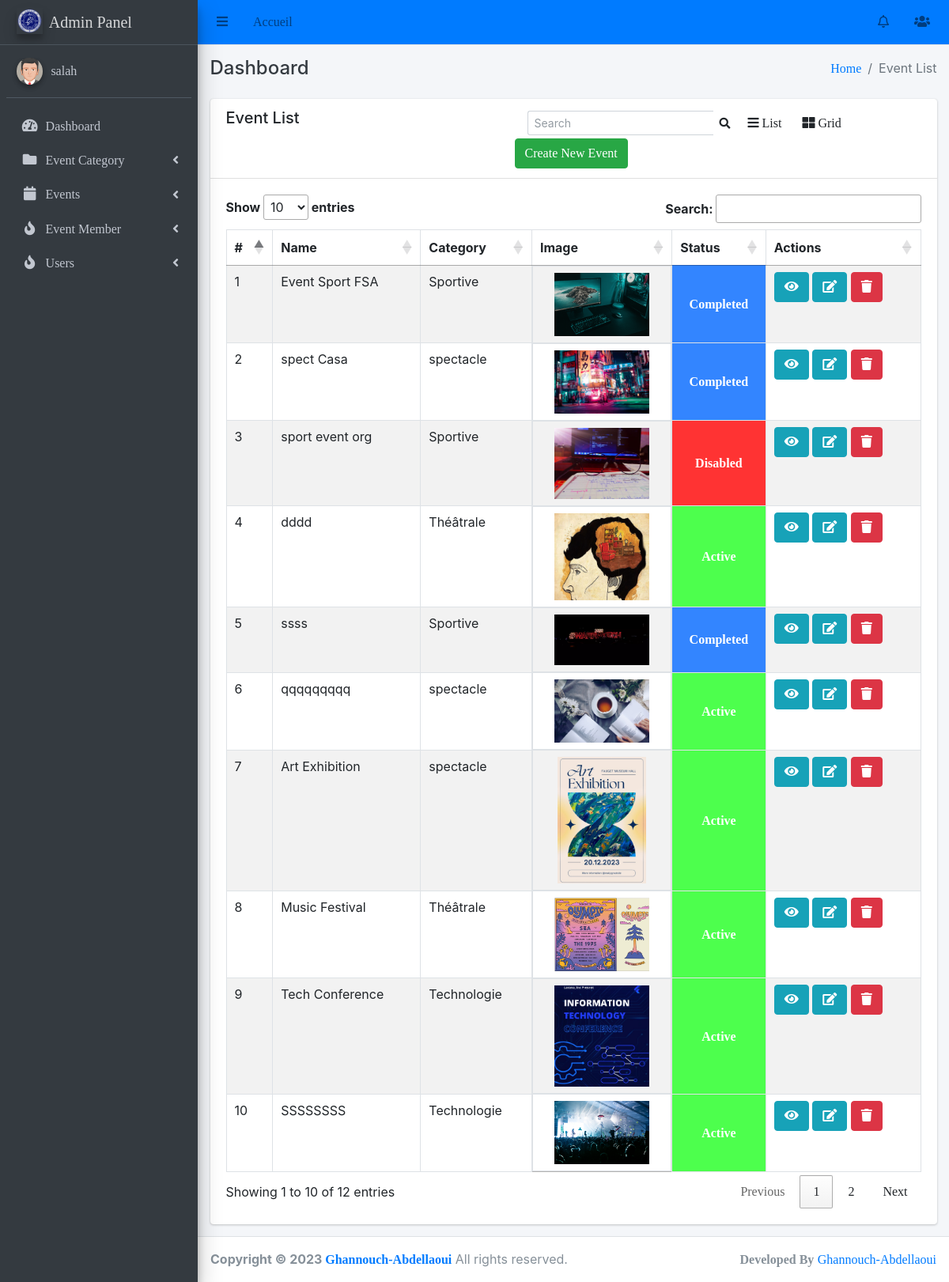
The page /events/event-list/ (signed in) on the database as committed earlier.
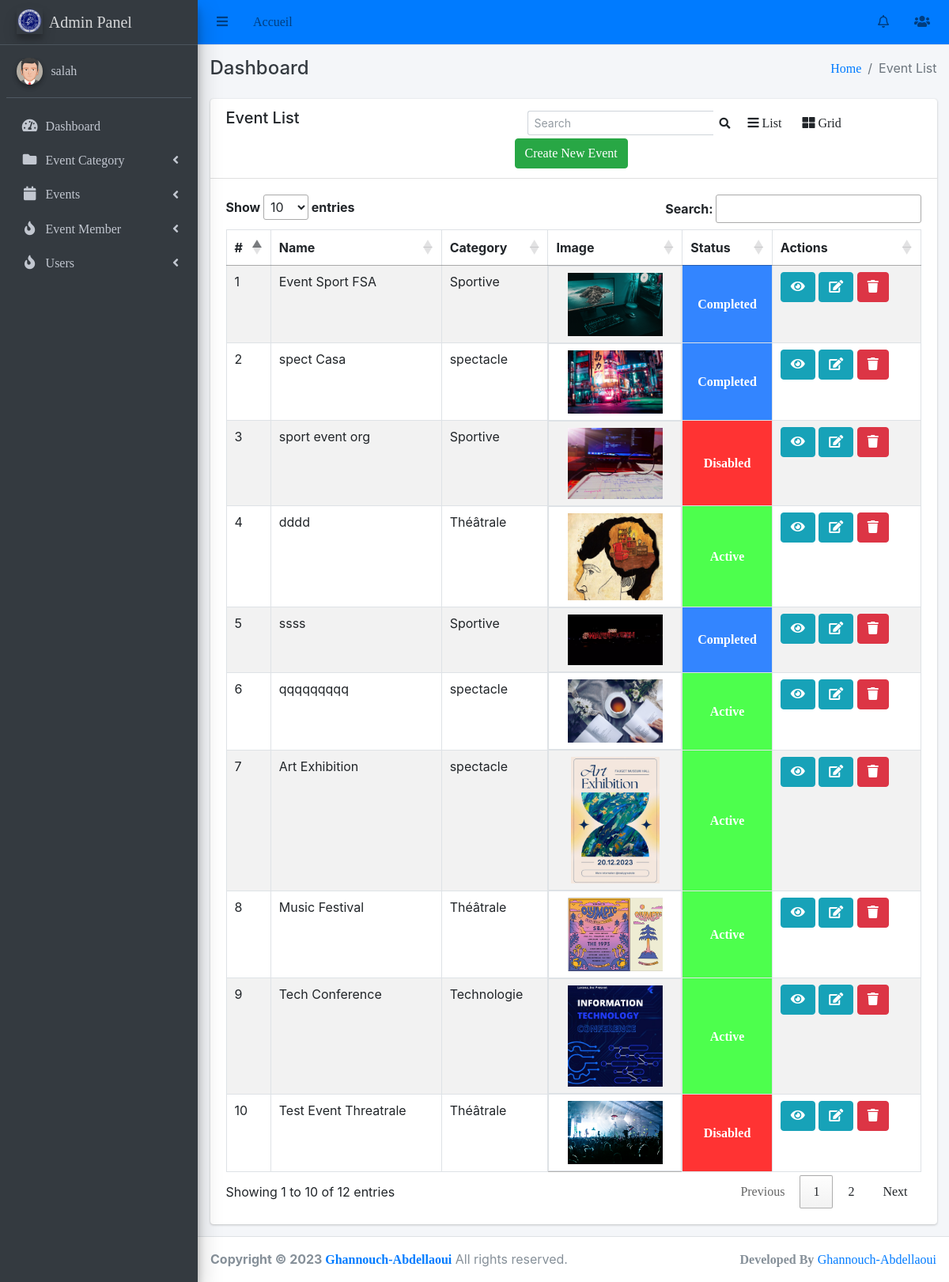
The same page on the database as committed later.
### events/models.py (models this page shows, shortened)
class Event(models.Model):
    category = models.ForeignKey(EventCategory, on_delete=models.CASCADE)
    name = models.CharField(max_length=255, unique=True)
    description = RichTextUploadingField()
    job_category = models.ForeignKey(JobCategory, on_delete=models.CASCADE)
    select_scheduled_status = (
        ('yet to scheduled', 'Yet to Scheduled'),
        ('scheduled', 'Scheduled')
    )
    scheduled_status = models.CharField(max_length=25, choices=select_scheduled_status)
    venue = models.CharField(max_length=255)
    start_date = models.DateField()
    end_date = models.DateField()
    location = LocationField()
    maximum_attende = models.PositiveIntegerField()
    created_user = models.ForeignKey('auth.User', on_delete=models.CASCADE, null=True, blank=True, related_name='event_created_user')
    updated_user = models.ForeignKey('auth.User', on_delete=models.CASCADE, blank=True, null=True, related_name='event_updated_user')
    created_date = models.DateField(auto_now_add=True)
    updated_date = models.DateField(auto_now_add=True)
    last_updated = models.DateTimeField(auto_now=True)
    status_choice = (
        ('disabled', 'Disabled'),
        ('active', 'Active'),
        ('deleted', 'Deleted'),
        ('time out', 'Time Out'),
        ('completed', 'Completed'),
        ('cancel', 'Cancel'),
    )
    status = models.CharField(choices=status_choice, max_length=10)
    price = models.DecimalField(max_digits=8, decimal_places=2,null=True)
    ticket = models.OneToOneField(Ticket, on_delete=models.CASCADE, null=True,  blank=True)

class EventCategory(models.Model):
    name = models.CharField(max_length=255, unique=True)
    code = models.CharField(max_length=6, unique=True)
    created_user = models.ForeignKey('auth.User', on_delete=models.CASCADE, related_name='created_user')
    updated_user = models.ForeignKey('auth.User', on_delete=models.CASCADE, related_name='updated_user')
    created_date = models.DateField(auto_now_add=True)
    updated_date = models.DateField(auto_now_add=True)
    status_choice = (
        ('active', 'Active'),
        ('deleted', 'Deleted'),
        ('blocked', 'Blocked'),
    )
    status = models.CharField(choices=status_choice, max_length=10)
    def __str__(self):
        return self.name

class EventImage(models.Model):
    event = models.OneToOneField(Event, on_delete=models.CASCADE)
    image = models.ImageField(upload_to='event_image/')

### events/views.py (the view)
# urls.py: path('event-list/', EventListView.as_view(), name='event-list'),
class EventListView(LoginRequiredMixin, ListView):
    login_url = 'login'
    model = Event
    template_name = 'events/event_list.html'
    context_object_name = 'events'

### main/templates/events/event_list.html (shortened to what the changed rows need)
{% extends 'base/base.html' %}
{% block content %}
    <div class="row">
        <div class="col-md-12">
            <div class="card">
                <div class="card-body">
                      <table class="table table-striped table-bordered datatable dataTable no-footer" id="myTable" role="grid" aria-describedby="DataTables_Table_0_info" style="border-collapse: collapse !important">
                        <thead>
                            <tr role="row">
                                <th>#</th>
                                <th>Name</th>
                                <th>Category</th>
                                <th class="event_image">Image</th>
                                <th>Status</th>
                                <th>Actions</th>
                            </tr>
                        </thead>
                        <tbody>
                            {% for event in events %}
                              <tr>
                                  <td>{{ forloop.counter }}</td>
                                  <td>{{ event.name }}</td>
                                  <td>{{ event.category }}</td>
                                  <td class="event_image" style="display: flex; justify-content: center;">
                                      <img class="event_image" src="{{ event.eventimage.image.url }}" alt="Image"  style="max-width: 120px; max-height: 160px; width: auto; height: auto;">
                                  </td>
                                  <td {% if event.status == 'active' %} style="background-color: #4dff4d;font-weight: bold;text-align: center; vertical-align: middle;" {% elif event.status == 'completed' %} style="background-color: #3385ff;font-weight: bold;text-align: center; vertical-align: middle;" {% else %} style="background-color: #ff3333;font-weight: bold;text-align: center; vertical-align: middle;" {% endif %}>
                                    <a style="color:white;" href="{% url 'admin_events:update-event-status' event.id %}">{{ event.status|title }}</a>
                                  </td>
                                  <td>
                                      <a class="btn btn-info" href="{% url 'admin_events:event-detail' event.pk %}" title="view">
                                          <i class="fa fa-eye"></i>
                                      </a>
                                      <a class="btn btn-info" href="{% url 'admin_events:event-edit' event.pk %}" title="edit">
                                        <i class="fa fa-edit"></i>
                                    </a>
                                      <a class="btn btn-danger" href="{% url 'admin_events:event-delete' event.pk %}" title="delete">
                                          <i class="fa fa-trash"></i>
                                      </a>
                                  </td>
                              </tr>
                            {% endfor %}
                        </tbody>
                    </table>
                </div>
            </div>
        </div>
    </div>
{% endblock content %}

Rows that differ between the two databases and show on the page:
changed Event: name "SSSSSSSS" → "Test Event Threatrale"; category "Technologie" → "Théâtrale"; status "Active" → "Disabled"
